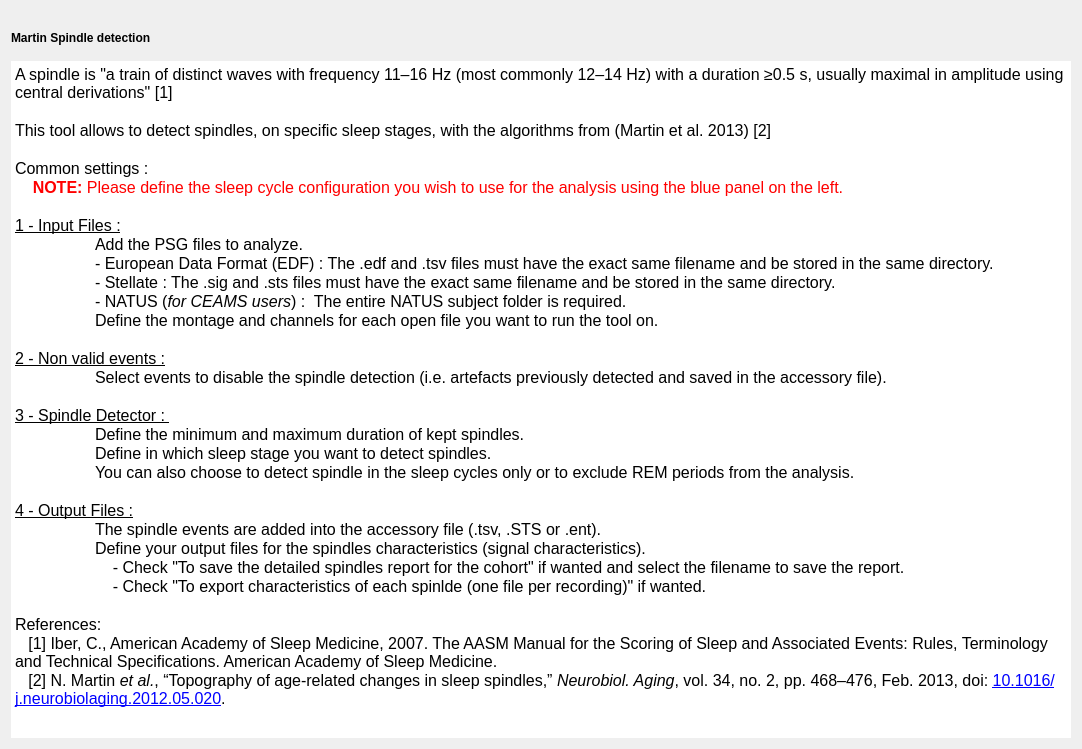
<?xml version="1.0" encoding="UTF-8"?>
<ui version="4.0">
 <class>SpindleDetectionDoc</class>
 <widget class="QWidget" name="SpindleDetectionDoc">
  <property name="geometry">
   <rect>
    <x>0</x>
    <y>0</y>
    <width>1082</width>
    <height>749</height>
   </rect>
  </property>
  <property name="windowTitle">
   <string/>
  </property>
  <layout class="QVBoxLayout" name="verticalLayout_2">
   <item>
    <widget class="QLabel" name="spindle_image">
     <property name="maximumSize">
      <size>
       <width>16777215</width>
       <height>100</height>
      </size>
     </property>
     <property name="text">
      <string/>
     </property>
     <property name="scaledContents">
      <bool>false</bool>
     </property>
     <property name="alignment">
      <set>Qt::AlignmentFlag::AlignCenter</set>
     </property>
    </widget>
   </item>
   <item>
    <layout class="QVBoxLayout" name="verticalLayout">
     <item>
      <widget class="QLabel" name="label">
       <property name="font">
        <font>
         <italic>false</italic>
         <bold>false</bold>
        </font>
       </property>
       <property name="text">
        <string>&lt;html&gt;&lt;head/&gt;&lt;body&gt;&lt;p&gt;&lt;span style=&quot; font-weight:600;&quot;&gt;Martin Spindle detection&lt;/span&gt;&lt;/p&gt;&lt;/body&gt;&lt;/html&gt;</string>
       </property>
      </widget>
     </item>
     <item>
      <spacer name="verticalSpacer">
       <property name="orientation">
        <enum>Qt::Orientation::Vertical</enum>
       </property>
       <property name="sizeType">
        <enum>QSizePolicy::Policy::Fixed</enum>
       </property>
       <property name="sizeHint" stdset="0">
        <size>
         <width>20</width>
         <height>10</height>
        </size>
       </property>
      </spacer>
     </item>
     <item>
      <widget class="QTextEdit" name="textEdit">
       <property name="frameShape">
        <enum>QFrame::Shape::NoFrame</enum>
       </property>
       <property name="frameShadow">
        <enum>QFrame::Shadow::Plain</enum>
       </property>
       <property name="lineWidth">
        <number>0</number>
       </property>
       <property name="readOnly">
        <bool>true</bool>
       </property>
       <property name="html">
        <string>&lt;!DOCTYPE HTML PUBLIC &quot;-//W3C//DTD HTML 4.0//EN&quot; &quot;http://www.w3.org/TR/REC-html40/strict.dtd&quot;&gt;
&lt;html&gt;&lt;head&gt;&lt;meta name=&quot;qrichtext&quot; content=&quot;1&quot; /&gt;&lt;meta charset=&quot;utf-8&quot; /&gt;&lt;style type=&quot;text/css&quot;&gt;
p, li { white-space: pre-wrap; }
hr { height: 1px; border-width: 0; }
li.unchecked::marker { content: &quot;\2610&quot;; }
li.checked::marker { content: &quot;\2612&quot;; }
&lt;/style&gt;&lt;/head&gt;&lt;body style=&quot; font-size:12pt; font-weight:400; font-style:normal;&quot;&gt;
&lt;p style=&quot; margin-top:0px; margin-bottom:0px; margin-left:0px; margin-right:0px; -qt-block-indent:0; text-indent:0px;&quot;&gt;A spindle is &amp;quot;a train of distinct waves with frequency 11–16 Hz (most commonly 12–14 Hz) with a duration ≥0.5 s, usually maximal in amplitude using central derivations&amp;quot; [1]&lt;/p&gt;
&lt;p style=&quot;-qt-paragraph-type:empty; margin-top:0px; margin-bottom:0px; margin-left:0px; margin-right:0px; -qt-block-indent:0; text-indent:0px;&quot;&gt;&lt;br /&gt;&lt;/p&gt;
&lt;p style=&quot; margin-top:0px; margin-bottom:0px; margin-left:0px; margin-right:0px; -qt-block-indent:0; text-indent:0px;&quot;&gt;This tool allows to detect spindles, on specific sleep stages, with the algorithms from (Martin et al. 2013) [2]&lt;/p&gt;
&lt;p style=&quot;-qt-paragraph-type:empty; margin-top:0px; margin-bottom:0px; margin-left:0px; margin-right:0px; -qt-block-indent:0; text-indent:0px;&quot;&gt;&lt;br /&gt;&lt;/p&gt;
&lt;p style=&quot; margin-top:0px; margin-bottom:0px; margin-left:0px; margin-right:0px; -qt-block-indent:0; text-indent:0px;&quot;&gt;Common settings : &lt;/p&gt;
&lt;p style=&quot; margin-top:0px; margin-bottom:0px; margin-left:0px; margin-right:0px; -qt-block-indent:0; text-indent:0px;&quot;&gt;&lt;span style=&quot; font-weight:700; color:#ff0000;&quot;&gt;    NOTE:&lt;/span&gt;&lt;span style=&quot; color:#ff0000;&quot;&gt; Please define the sleep cycle configuration you wish to use for the analysis using the blue panel on the left.&lt;/span&gt;&lt;/p&gt;
&lt;p style=&quot;-qt-paragraph-type:empty; margin-top:0px; margin-bottom:0px; margin-left:0px; margin-right:0px; -qt-block-indent:0; text-indent:0px;&quot;&gt;&lt;br /&gt;&lt;/p&gt;
&lt;p style=&quot; margin-top:0px; margin-bottom:0px; margin-left:0px; margin-right:0px; -qt-block-indent:0; text-indent:0px;&quot;&gt;&lt;span style=&quot; text-decoration: underline;&quot;&gt;1 - Input Files :&lt;/span&gt;&lt;/p&gt;
&lt;p style=&quot; margin-top:0px; margin-bottom:0px; margin-left:0px; margin-right:0px; -qt-block-indent:0; text-indent:0px;&quot;&gt;	Add the PSG files to analyze.&lt;/p&gt;
&lt;p style=&quot; margin-top:0px; margin-bottom:0px; margin-left:0px; margin-right:0px; -qt-block-indent:0; text-indent:0px;&quot;&gt;&lt;span style=&quot;&quot;&gt;   	- European Data Format (EDF) : The .edf and .tsv files must have the exact same filename and be stored in the same directory.&lt;/span&gt;&lt;/p&gt;
&lt;p style=&quot; margin-top:0px; margin-bottom:0px; margin-left:0px; margin-right:0px; -qt-block-indent:0; text-indent:0px;&quot;&gt;&lt;span style=&quot;&quot;&gt;   	- Stellate : The .sig and .sts files must have the exact same filename and be stored in the same directory.&lt;/span&gt;&lt;/p&gt;
&lt;p style=&quot; margin-top:0px; margin-bottom:0px; margin-left:0px; margin-right:0px; -qt-block-indent:0; text-indent:0px;&quot;&gt;&lt;span style=&quot;&quot;&gt;   	- NATUS (&lt;/span&gt;&lt;span style=&quot; font-style:italic;&quot;&gt;for CEAMS users&lt;/span&gt;&lt;span style=&quot;&quot;&gt;) : &lt;/span&gt;&lt;span style=&quot;&quot;&gt; The entire NATUS subject folder is required.&lt;/span&gt;&lt;/p&gt;
&lt;p style=&quot; margin-top:0px; margin-bottom:0px; margin-left:0px; margin-right:0px; -qt-block-indent:0; text-indent:0px;&quot;&gt;   	Define the montage and channels for each open file you want to run the tool on.&lt;/p&gt;
&lt;p style=&quot;-qt-paragraph-type:empty; margin-top:0px; margin-bottom:0px; margin-left:0px; margin-right:0px; -qt-block-indent:0; text-indent:0px;&quot;&gt;&lt;br /&gt;&lt;/p&gt;
&lt;p style=&quot; margin-top:0px; margin-bottom:0px; margin-left:0px; margin-right:0px; -qt-block-indent:0; text-indent:0px;&quot;&gt;&lt;span style=&quot; text-decoration: underline;&quot;&gt;2 - Non valid events :&lt;/span&gt;&lt;/p&gt;
&lt;p style=&quot; margin-top:0px; margin-bottom:0px; margin-left:0px; margin-right:0px; -qt-block-indent:0; text-indent:0px;&quot;&gt;	Select events to disable the spindle detection (i.e. artefacts previously detected and saved in the accessory file).&lt;/p&gt;
&lt;p style=&quot;-qt-paragraph-type:empty; margin-top:0px; margin-bottom:0px; margin-left:0px; margin-right:0px; -qt-block-indent:0; text-indent:0px;&quot;&gt;&lt;br /&gt;&lt;/p&gt;
&lt;p style=&quot; margin-top:0px; margin-bottom:0px; margin-left:0px; margin-right:0px; -qt-block-indent:0; text-indent:0px;&quot;&gt;&lt;span style=&quot; text-decoration: underline;&quot;&gt;3 - Spindle Detector : &lt;/span&gt;&lt;/p&gt;
&lt;p style=&quot; margin-top:0px; margin-bottom:0px; margin-left:0px; margin-right:0px; -qt-block-indent:0; text-indent:0px;&quot;&gt;	Define the minimum and maximum duration of kept spindles.&lt;/p&gt;
&lt;p style=&quot; margin-top:0px; margin-bottom:0px; margin-left:0px; margin-right:0px; -qt-block-indent:0; text-indent:0px;&quot;&gt;	Define in which sleep stage you want to detect spindles.&lt;/p&gt;
&lt;p style=&quot; margin-top:0px; margin-bottom:0px; margin-left:0px; margin-right:0px; -qt-block-indent:0; text-indent:0px;&quot;&gt;	You can also choose to detect spindle in the sleep cycles only or to exclude REM periods from the analysis.&lt;/p&gt;
&lt;p style=&quot;-qt-paragraph-type:empty; margin-top:0px; margin-bottom:0px; margin-left:0px; margin-right:0px; -qt-block-indent:0; text-indent:0px;&quot;&gt;&lt;br /&gt;&lt;/p&gt;
&lt;p style=&quot; margin-top:0px; margin-bottom:0px; margin-left:0px; margin-right:0px; -qt-block-indent:0; text-indent:0px;&quot;&gt;&lt;span style=&quot; text-decoration: underline;&quot;&gt;4 - Output Files :&lt;/span&gt;&lt;/p&gt;
&lt;p style=&quot; margin-top:0px; margin-bottom:0px; margin-left:0px; margin-right:0px; -qt-block-indent:0; text-indent:0px;&quot;&gt;	The spindle events are added into the accessory file (.tsv, .STS or .ent).&lt;/p&gt;
&lt;p style=&quot; margin-top:0px; margin-bottom:0px; margin-left:0px; margin-right:0px; -qt-block-indent:0; text-indent:0px;&quot;&gt;	Define your output files for the spindles characteristics (signal characteristics). &lt;/p&gt;
&lt;p style=&quot; margin-top:0px; margin-bottom:0px; margin-left:0px; margin-right:0px; -qt-block-indent:0; text-indent:0px;&quot;&gt;	    - Check &amp;quot;To save the detailed spindles report for the cohort&amp;quot; if wanted and select the filename to save the report.&lt;/p&gt;
&lt;p style=&quot; margin-top:0px; margin-bottom:0px; margin-left:0px; margin-right:0px; -qt-block-indent:0; text-indent:0px;&quot;&gt;	    - Check &amp;quot;To export characteristics of each spinlde (one file per recording)&amp;quot; if wanted.&lt;/p&gt;
&lt;p style=&quot;-qt-paragraph-type:empty; margin-top:0px; margin-bottom:0px; margin-left:0px; margin-right:0px; -qt-block-indent:0; text-indent:0px;&quot;&gt;&lt;br /&gt;&lt;/p&gt;
&lt;p style=&quot; margin-top:0px; margin-bottom:0px; margin-left:0px; margin-right:0px; -qt-block-indent:0; text-indent:0px;&quot;&gt;References:&lt;/p&gt;
&lt;p style=&quot; margin-top:0px; margin-bottom:0px; margin-left:0px; margin-right:0px; -qt-block-indent:0; text-indent:0px;&quot;&gt;   [1] Iber, C., American Academy of Sleep Medicine, 2007. The AASM Manual for the Scoring of Sleep and Associated Events: Rules, Terminology and Technical Specifications. American Academy of Sleep Medicine. &lt;/p&gt;
&lt;p style=&quot; margin-top:0px; margin-bottom:0px; margin-left:0px; margin-right:0px; -qt-block-indent:0; text-indent:0px;&quot;&gt;   [2] N. Martin &lt;span style=&quot; font-style:italic;&quot;&gt;et al.&lt;/span&gt;, “Topography of age-related changes in sleep spindles,” &lt;span style=&quot; font-style:italic;&quot;&gt;Neurobiol. Aging&lt;/span&gt;, vol. 34, no. 2, pp. 468–476, Feb. 2013, doi: &lt;a href=&quot;https://doi.org/10.1016/j.neurobiolaging.2012.05.020&quot;&gt;&lt;span style=&quot; text-decoration: underline; color:#0000ff;&quot;&gt;10.1016/j.neurobiolaging.2012.05.020&lt;/span&gt;&lt;/a&gt;. &lt;/p&gt;&lt;/body&gt;&lt;/html&gt;</string>
       </property>
      </widget>
     </item>
    </layout>
   </item>
  </layout>
 </widget>
 <resources>
  <include location="../../../../../snooz-toolbox/src/main/python/ui/themes/themes.qrc"/>
 </resources>
 <connections/>
</ui>
